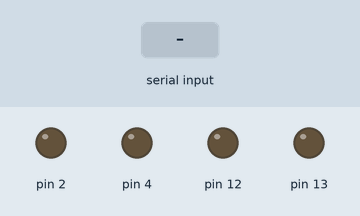
Recording of a sketch running on a simulated Arduino Uno, built with avr-gcc and run on an emulated ATmega328P. Shown: output pins drawn as LEDs (lit = HIGH). Inputs (shaded band) come from the test bench.

Above: at 1.2 s.
1.3 s: "F" received over Serial
At 1.7 s:
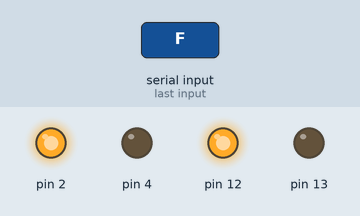
2.8 s: "T" received over Serial
At 4.0 s:
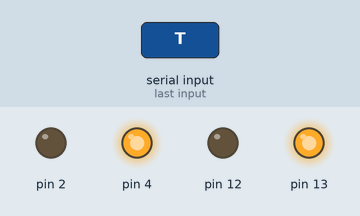
4.3 s: "E" received over Serial
At 5.2 s:
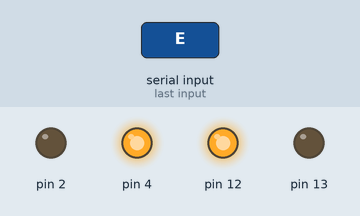
5.8 s: "D" received over Serial
At 6.3 s:
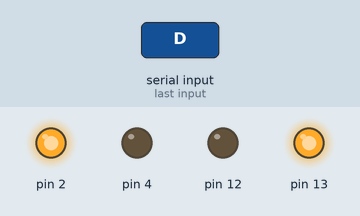
7.3 s: "P" received over Serial
At 8.7 s:
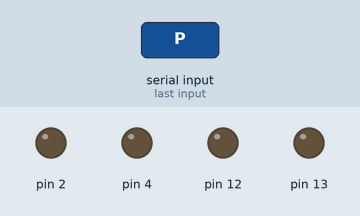
Timing chart, 0 to 9.8 s (numbered marks = the images above; inputs shaded):
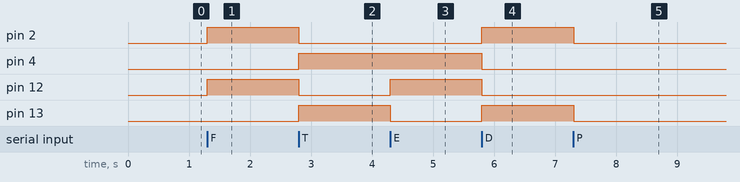

The sketch:

arduino_carrinho_corrigido.ino
```cpp
#include <Arduino.h>

// Classe para controlar a ponte H
class MotorController {
private:
    int IN1, IN2, IN3, IN4;

public:
    MotorController(int in1, int in2, int in3, int in4)
        : IN1(in1), IN2(in2), IN3(in3), IN4(in4) {}

    void begin() {
        pinMode(IN1, OUTPUT);
        pinMode(IN2, OUTPUT);
        pinMode(IN3, OUTPUT);
        pinMode(IN4, OUTPUT);
    }

    void frente() {
        digitalWrite(IN1, HIGH);
        digitalWrite(IN2, LOW);
        digitalWrite(IN3, HIGH);
        digitalWrite(IN4, LOW);
    }

    void tras() {
        digitalWrite(IN1, LOW);
        digitalWrite(IN2, HIGH);
        digitalWrite(IN3, LOW);
        digitalWrite(IN4, HIGH);
    }

    void esquerda() {
        digitalWrite(IN1, LOW);
        digitalWrite(IN2, HIGH);
        digitalWrite(IN3, HIGH);
        digitalWrite(IN4, LOW);
    }

    void direita() {
        digitalWrite(IN1, HIGH);
        digitalWrite(IN2, LOW);
        digitalWrite(IN3, LOW);
        digitalWrite(IN4, HIGH);
    }

    void parar() {
        digitalWrite(IN1, LOW);
        digitalWrite(IN2, LOW);
        digitalWrite(IN3, LOW);
        digitalWrite(IN4, LOW);
    }
};

MotorController motor(2, 4, 12, 13);  // Troque pelos pinos que você usa
char cmd;

void setup() {
    Serial.begin(9600);
    motor.begin();
}

void loop() {
    if (Serial.available()) {
        cmd = Serial.read();

        switch (cmd) {
            case 'F': motor.frente();   break;
            case 'T': motor.tras();     break;
            case 'E': motor.esquerda(); break;
            case 'D': motor.direita();  break;
            case 'P': motor.parar();    break;
        }
    }
}
```

Measured:
- after the input at 1.3 s, pin 2, pin 12: LOW → HIGH at once
- after the input at 2.8 s, pin 2, pin 12: HIGH → LOW at once; pin 4, pin 13: LOW → HIGH at once
- after the input at 4.3 s, pin 12: LOW → HIGH at once; pin 13: HIGH → LOW at once
- after the input at 5.8 s, pin 2, pin 13: LOW → HIGH at once; pin 4, pin 12: HIGH → LOW at once
- after the input at 7.3 s, pin 2, pin 13: HIGH → LOW at once
